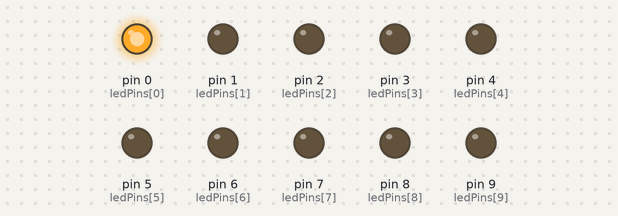
A sketch run on a simulated Arduino Uno, built with avr-gcc and run on an emulated ATmega328P. Shown: output pins drawn as LEDs (lit = HIGH).

Above: at 0.2 s.
At 2.2 s:
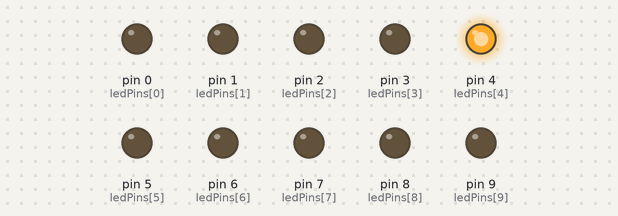
At 3.7 s:
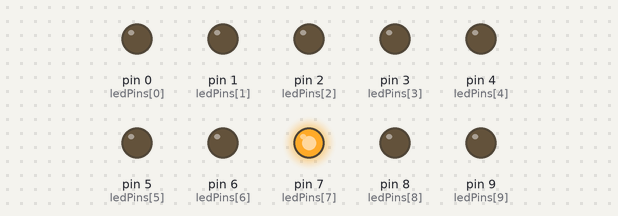
At 5.0 s:
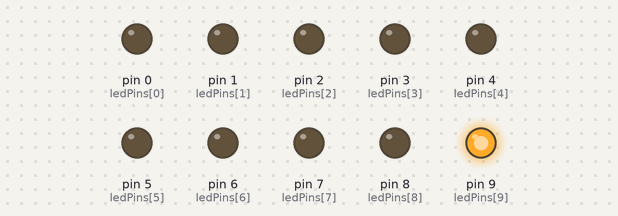
At 8.7 s:
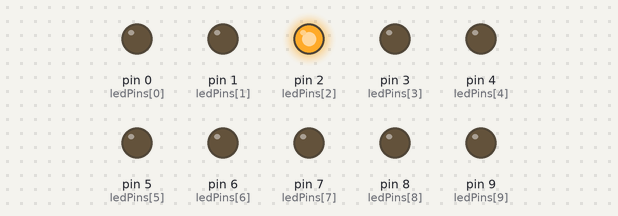
At 12.7 s:
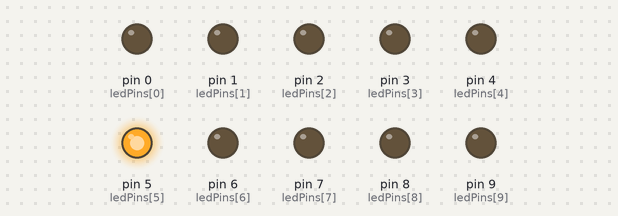
Timing chart, 0 to 13.0 s (numbered marks = the images above):
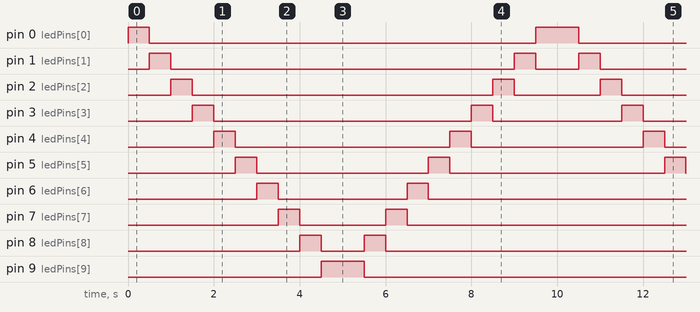

Measured:
- by itself, pin 0 (ledPins[0]): repeats every 10.0 s: LOW 9.0 s, HIGH 1.0 s
- by itself, pin 1 (ledPins[1]): repeats every 10.0 s: LOW 8.0 s, HIGH 0.50 s, LOW 1.0 s, HIGH 0.50 s
- by itself, pin 2 (ledPins[2]): repeats every 10.0 s: LOW 7.0 s, HIGH 0.50 s, LOW 2.0 s, HIGH 0.50 s
- by itself, pin 3 (ledPins[3]): repeats every 10.0 s: LOW 6.0 s, HIGH 0.50 s, LOW 3.0 s, HIGH 0.50 s
- by itself, pin 4 (ledPins[4]): repeats every 10.0 s: LOW 5.0 s, HIGH 0.50 s, LOW 4.0 s, HIGH 0.50 s
- by itself, pin 5 (ledPins[5]): repeats every 10.0 s: LOW 4.0 s, HIGH 0.50 s, LOW 5.0 s, HIGH 0.50 s
- by itself, pin 6 (ledPins[6]): repeats every 10.0 s: LOW 3.0 s, HIGH 0.50 s, LOW 6.0 s, HIGH 0.50 s
- by itself, pin 7 (ledPins[7]): repeats every 10.0 s: LOW 2.0 s, HIGH 0.50 s, LOW 7.0 s, HIGH 0.50 s

The sketch:

Multiple_LED.ino
```cpp
/* Multiple LED Telah dimodifikasi
*/

int timer = 500; // pewaktuan melambat
// array (penyusunan) nomor pin LED
int ledPins[] = {0, 1, 2, 3, 4, 5, 6, 7, 8, 9 };
int pinCount = 10; // jumlah pin (panjang array)
void setup() {
	// Elemen array penomoran dari 0 sampai (pinCount - 1).
	// Gunakan for loop untuk inisialisai pin sebagai output
	for (int thisPin = 0; thisPin < pinCount; thisPin++)  {
		pinMode(ledPins[thisPin], OUTPUT);
	}
}
void loop() {
	// loop dari pin rendah ke lebih tinggi
	for (int thisPin = 0; thisPin < pinCount; thisPin++) {
		// ON-kan pin :
		digitalWrite(ledPins[thisPin], HIGH);
		delay(timer);
		// OFF-kan pin :
		digitalWrite(ledPins[thisPin], LOW);
	}
	// loop dari pin lebih tinggi ke pin lebih rendah:
	for (int thisPin = pinCount - 1; thisPin >= 0; thisPin--)    {
		// ON-kan pin :
		digitalWrite(ledPins[thisPin], HIGH);
		delay(timer);
		// OFF-kan pin:
		digitalWrite(ledPins[thisPin], LOW);
	}
}
```
